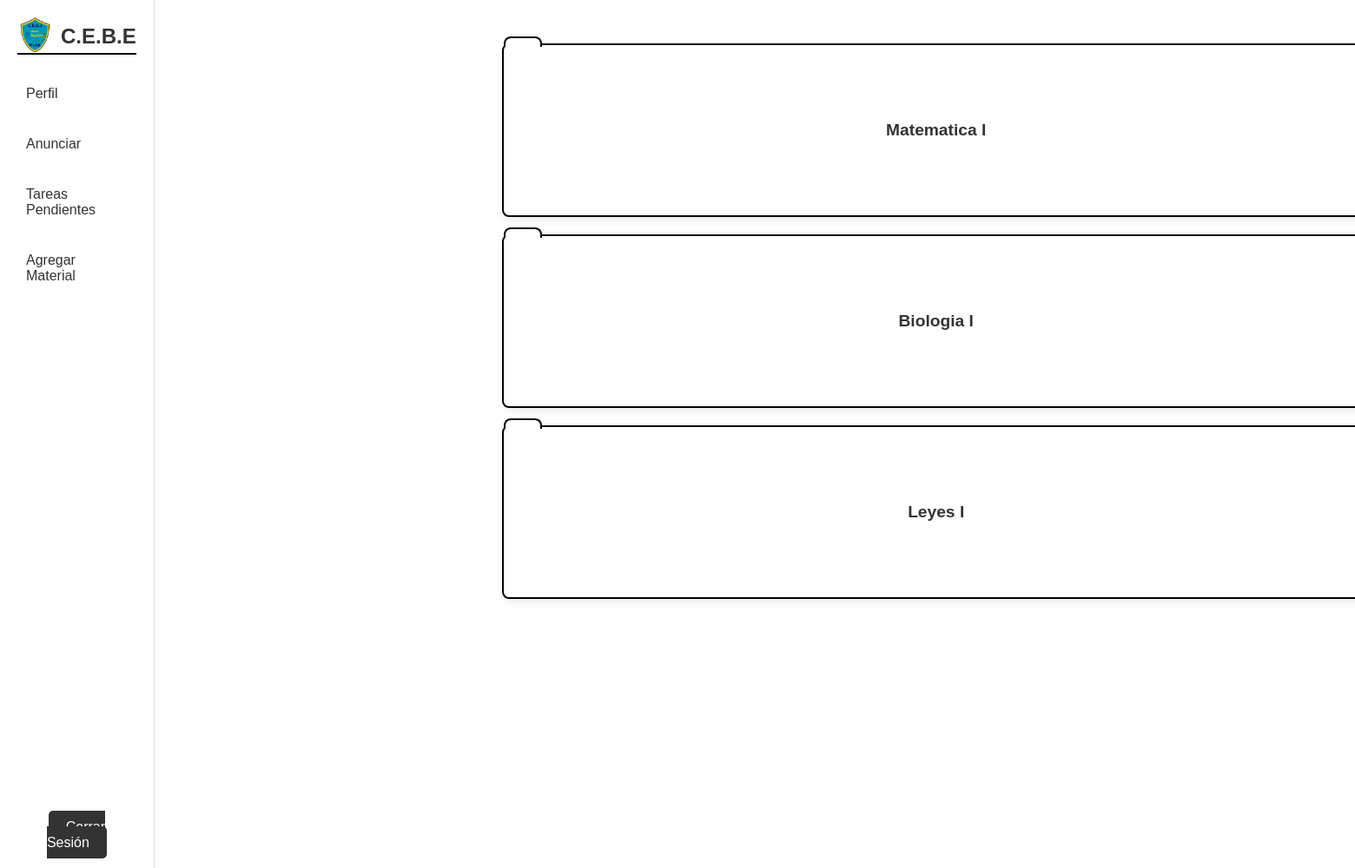
The page /php/agregarMaterial.php (signed in) on the database its author committed.
### tables this page shows
CREATE TABLE `cursos` (
  `idCurso` int(11) NOT NULL,
  `nombreCurso` varchar(255) NOT NULL,
  `idEspecialidad` int(11) NOT NULL,
  `cupos` int(11) NOT NULL
);

### php/agregarMaterial.php (the view, shortened to what this page needs)
<!DOCTYPE html>
<html lang="es">
<head>
    <link rel="stylesheet" href="../css/anunciarPC.css">
    <link rel="stylesheet" href="../css/anunciarMobile.css">
    <link rel="stylesheet" href="../css/sidebarMAESTROPC.css">
    <link rel="stylesheet" href="../css/sidebarMAESTROMobile.css">
</head>
<body>
       <?php include 'sidebarMAESTRO.php'; ?>
       <?php
            $username = $_SESSION['user'];
            $queryUsuario = "SELECT idUsuario FROM usuarios WHERE username = '$username'";
            $resultUsuario = mysqli_query($conn, $queryUsuario);
            $idUsuario = mysqli_fetch_assoc($resultUsuario)['idUsuario'];
            $queryCursos = "
                SELECT cursos.nombreCurso
                FROM especialidaddocente
                JOIN cursos ON especialidaddocente.idEspecialidad = cursos.idCurso
                WHERE especialidaddocente.idDocente = '$idUsuario'
            ";
            $resultCursos = mysqli_query($conn, $queryCursos);
            ?>
            <div class="contenedor-cursos">
                <?php while ($curso = mysqli_fetch_assoc($resultCursos)) { ?>
                    <div class="curso-modulo">
                        <button><?php echo $curso['nombreCurso']; ?></button>
                    </div>
                <?php } ?>
            </div>
</body>
</html>

### css/anunciarPC.css (style rules this page uses)
@media (min-width: 991px) { * { margin: 0; padding: 0; box-sizing: border-box; font-family: Arial, sans-serif; } }
@media (min-width: 991px) { body { background-color: #ffffff; display: flex; height: 100vh; color: #ffffff; } }
@media (min-width: 991px) { .contenedor-cursos { display: flex; flex-direction: column; gap: 20px; margin-left: 400px; margin-top: 50px; align-items: flex-start; } }
@media (min-width: 991px) { .curso-modulo { background-color: #fff; border: 2px solid #000; border-radius: 8px; width: 1000px; height: 200px; display: flex; align-items: center; justify-content: center; position: relative; padding: 10px; text-align: center; box-shadow: 3px 3px 10px rgba(0, 0, 0, 0.1); cursor: pointer; } }
@media (min-width: 991px) { .curso-modulo::before { content: ''; position: absolute; top: -10px; left: 0; width: 40px; height: 10px; background-color: #fff; border-top: 2px solid #000; border-left: 2px solid #000; border-right: 2px solid #000; border-radius: 8px 8px 0 0; } }
@media (min-width: 991px) { .curso-modulo button { background: none; border: none; font-size: 1.2em; color: #333; cursor: pointer; font-weight: bold; } }

### rows shown on the page
cursos: nombreCurso "Matematica I"
cursos: nombreCurso "Biologia I"
cursos: nombreCurso "Leyes I"
